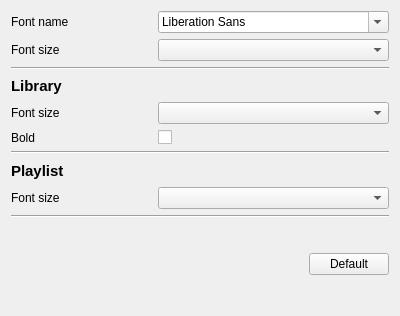
<?xml version="1.0" encoding="UTF-8"?>
<ui version="4.0">
 <class>GUI_FontConfig</class>
 <widget class="QWidget" name="GUI_FontConfig">
  <property name="geometry">
   <rect>
    <x>0</x>
    <y>0</y>
    <width>400</width>
    <height>316</height>
   </rect>
  </property>
  <layout class="QGridLayout" name="gridLayout">
   <item row="8" column="0">
    <widget class="QLabel" name="label_7">
     <property name="text">
      <string>Bold</string>
     </property>
    </widget>
   </item>
   <item row="7" column="1">
    <widget class="QComboBox" name="combo_lib_size"/>
   </item>
   <item row="10" column="0">
    <widget class="QLabel" name="label_4">
     <property name="font">
      <font>
       <pointsize>11</pointsize>
       <weight>75</weight>
       <bold>true</bold>
      </font>
     </property>
     <property name="text">
      <string>Playlist</string>
     </property>
    </widget>
   </item>
   <item row="5" column="0">
    <widget class="QLabel" name="label_3">
     <property name="font">
      <font>
       <pointsize>11</pointsize>
       <weight>75</weight>
       <bold>true</bold>
      </font>
     </property>
     <property name="text">
      <string>Library</string>
     </property>
    </widget>
   </item>
   <item row="11" column="1">
    <widget class="QComboBox" name="combo_pl_size"/>
   </item>
   <item row="7" column="0">
    <widget class="QLabel" name="label_5">
     <property name="text">
      <string>Font size</string>
     </property>
    </widget>
   </item>
   <item row="1" column="0">
    <widget class="QLabel" name="label">
     <property name="text">
      <string>Font size</string>
     </property>
    </widget>
   </item>
   <item row="8" column="1">
    <widget class="QCheckBox" name="cb_lib_bold">
     <property name="text">
      <string/>
     </property>
    </widget>
   </item>
   <item row="9" column="0" colspan="2">
    <widget class="Line" name="line_2">
     <property name="orientation">
      <enum>Qt::Horizontal</enum>
     </property>
    </widget>
   </item>
   <item row="12" column="0" colspan="2">
    <widget class="Line" name="line_4">
     <property name="orientation">
      <enum>Qt::Horizontal</enum>
     </property>
    </widget>
   </item>
   <item row="11" column="0">
    <widget class="QLabel" name="label_6">
     <property name="text">
      <string>Font size</string>
     </property>
    </widget>
   </item>
   <item row="0" column="0">
    <widget class="QLabel" name="label_2">
     <property name="text">
      <string>Font name</string>
     </property>
    </widget>
   </item>
   <item row="13" column="0" rowspan="4" colspan="2">
    <layout class="QHBoxLayout" name="horizontalLayout">
     <item>
      <spacer name="horizontalSpacer">
       <property name="orientation">
        <enum>Qt::Horizontal</enum>
       </property>
       <property name="sizeHint" stdset="0">
        <size>
         <width>40</width>
         <height>20</height>
        </size>
       </property>
      </spacer>
     </item>
     <item>
      <widget class="QPushButton" name="btn_default">
       <property name="text">
        <string>Default</string>
       </property>
      </widget>
     </item>
    </layout>
   </item>
   <item row="2" column="0" colspan="2">
    <widget class="Line" name="line_3">
     <property name="orientation">
      <enum>Qt::Horizontal</enum>
     </property>
    </widget>
   </item>
   <item row="1" column="1">
    <widget class="QComboBox" name="combo_sizes"/>
   </item>
   <item row="0" column="1">
    <widget class="QFontComboBox" name="combo_fonts"/>
   </item>
  </layout>
 </widget>
 <resources/>
 <connections/>
</ui>
